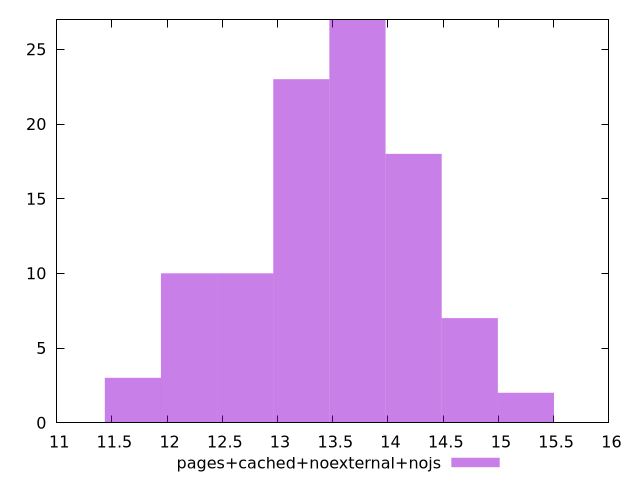

Write gnuplot code to recreate this figure.
$_pagesCachedNoexternalNojs <<EOF
13.215473951648473 23
14.740336330684835 7
14.232048871006047 18
12.707186491969685 10
13.72376141132726 27
15.248623790363622 2
12.198899032290898 10
11.690611572612111 3
EOF
set key outside below
set terminal pngcairo
set output "report_00006_2020-11-02T20-21-41.718Z/bootup-time/pages+cached+noexternal+nojs//raw_hist.png"
set yrange [0:27]
set boxwidth 0.5082874596787874
set style fill transparent solid 0.5 noborder
plot $_pagesCachedNoexternalNojs title "pages+cached+noexternal+nojs" with boxes ,
